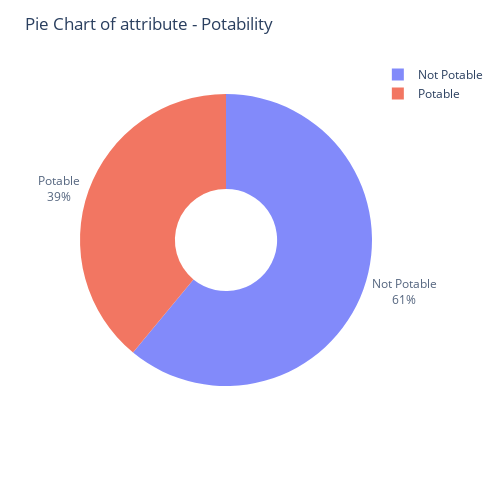

Notebook cell for this chart:
### Markdown cell above
In the following code cell, we check the porportion of data for the two classes in the data set by visualizing it-
* Potable - Potability value is **1** in the dataset.
* Non Potable - Potability value is **0** in the dataset.

### Code cell
k = pd.DataFrame(water_df["Potability"].value_counts())
fig = px.pie(k, values = "Potability", names = ["Not Potable", "Potable"], hole = 0.35, opacity = 0.8,
            labels = {"label" :"Potability","Potability":"Number of Samples"}, height=500, width=500)
fig.update_layout(title = dict(text = "Pie Chart of attribute - Potability"))
fig.update_traces(textposition = "outside", textinfo = "percent+label")
fig.show()

### Figure 1 — Plotly figure (JSON) as saved in the notebook; plotly's stock layout.template omitted (floating-point values rounded to 4 significant figures)
{"data": [{"domain": {"x": [0, 1], "y": [0, 1]}, "hole": 0.35, "hovertemplate": "label=%{label}<br>Number of Samples=%{value}<extra></extra>", "labels": ["Not Potable", "Potable"], "legendgroup": "", "name": "", "opacity": 0.8, "showlegend": true, "textinfo": "percent+label", "textposition": "outside", "type": "pie", "values": [1998, 1278]}], "layout": {"height": 500, "legend": {"tracegroupgap": 0}, "margin": {"t": 60}, "title": {"text": "Pie Chart of attribute - Potability"}, "width": 500}}
